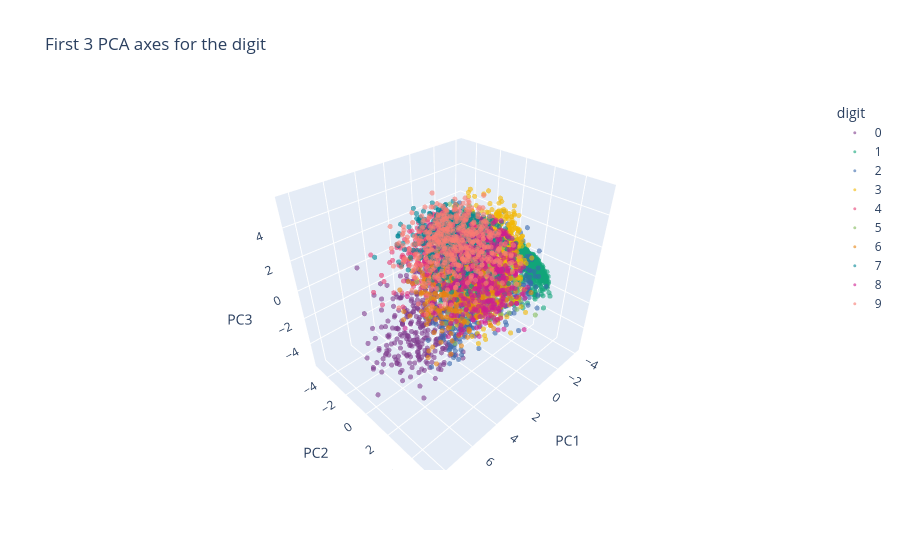

Notebook source saved alongside this figure:
### Code cell
fig = px.scatter_3d(plot3d_pca, x='PC1', y='PC2', z='PC3', color='digit',
                    color_discrete_sequence=px.colors.qualitative.Bold,
                    opacity=0.6, height=550,
                    title="First 3 PCA axes for the digit")

fig.update_traces(marker = dict(size=3))
fig.show()

### Figure 1 — Plotly figure (JSON) as saved in the notebook; plotly's stock layout.template omitted (floating-point values rounded to 4 significant figures; data arrays with more than 128 entries replaced by an {"elided": "..."} marker saying what was removed)
{"data": [{"hovertemplate": "digit=0<br>PC1=%{x}<br>PC2=%{y}<br>PC3=%{z}<extra></extra>", "legendgroup": "0", "marker": {"color": "rgb(127, 60, 141)", "opacity": 0.6, "size": 3, "symbol": "circle"}, "mode": "markers", "name": "0", "scene": "scene", "showlegend": true, "type": "scatter3d", "x": {"elided": "490 float values"}, "y": {"elided": "490 float values"}, "z": {"elided": "490 float values"}}, {"hovertemplate": "digit=1<br>PC1=%{x}<br>PC2=%{y}<br>PC3=%{z}<extra></extra>", "legendgroup": "1", "marker": {"color": "rgb(17, 165, 121)", "opacity": 0.6, "size": 3, "symbol": "circle"}, "mode": "markers", "name": "1", "scene": "scene", "showlegend": true, "type": "scatter3d", "x": {"elided": "595 float values"}, "y": {"elided": "595 float values"}, "z": {"elided": "595 float values"}}, {"hovertemplate": "digit=2<br>PC1=%{x}<br>PC2=%{y}<br>PC3=%{z}<extra></extra>", "legendgroup": "2", "marker": {"color": "rgb(57, 105, 172)", "opacity": 0.6, "size": 3, "symbol": "circle"}, "mode": "markers", "name": "2", "scene": "scene", "showlegend": true, "type": "scatter3d", "x": {"elided": "485 float values"}, "y": {"elided": "485 float values"}, "z": {"elided": "485 float values"}}, {"hovertemplate": "digit=3<br>PC1=%{x}<br>PC2=%{y}<br>PC3=%{z}<extra></extra>", "legendgroup": "3", "marker": {"color": "rgb(242, 183, 1)", "opacity": 0.6, "size": 3, "symbol": "circle"}, "mode": "markers", "name": "3", "scene": "scene", "showlegend": true, "type": "scatter3d", "x": {"elided": "529 float values"}, "y": {"elided": "529 float values"}, "z": {"elided": "529 float values"}}, {"hovertemplate": "digit=4<br>PC1=%{x}<br>PC2=%{y}<br>PC3=%{z}<extra></extra>", "legendgroup": "4", "marker": {"color": "rgb(231, 63, 116)", "opacity": 0.6, "size": 3, "symbol": "circle"}, "mode": "markers", "name": "4", "scene": "scene", "showlegend": true, "type": "scatter3d", "x": {"elided": "476 float values"}, "y": {"elided": "476 float values"}, "z": {"elided": "476 float values"}}, {"hovertemplate": "digit=5<br>PC1=%{x}<br>PC2=%{y}<br>PC3=%{z}<extra></extra>", "legendgroup": "5", "marker": {"color": "rgb(128, 186, 90)", "opacity": 0.6, "size": 3, "symbol": "circle"}, "mode": "markers", "name": "5", "scene": "scene", "showlegend": true, "type": "scatter3d", "x": {"elided": "476 float values"}, "y": {"elided": "476 float values"}, "z": {"elided": "476 float values"}}, {"hovertemplate": "digit=6<br>PC1=%{x}<br>PC2=%{y}<br>PC3=%{z}<extra></extra>", "legendgroup": "6", "marker": {"color": "rgb(230, 131, 16)", "opacity": 0.6, "size": 3, "symbol": "circle"}, "mode": "markers", "name": "6", "scene": "scene", "showlegend": true, "type": "scatter3d", "x": {"elided": "461 float values"}, "y": {"elided": "461 float values"}, "z": {"elided": "461 float values"}}, {"hovertemplate": "digit=7<br>PC1=%{x}<br>PC2=%{y}<br>PC3=%{z}<extra></extra>", "legendgroup": "7", "marker": {"color": "rgb(0, 134, 149)", "opacity": 0.6, "size": 3, "symbol": "circle"}, "mode": "markers", "name": "7", "scene": "scene", "showlegend": true, "type": "scatter3d", "x": {"elided": "555 float values"}, "y": {"elided": "555 float values"}, "z": {"elided": "555 float values"}}, {"hovertemplate": "digit=8<br>PC1=%{x}<br>PC2=%{y}<br>PC3=%{z}<extra></extra>", "legendgroup": "8", "marker": {"color": "rgb(207, 28, 144)", "opacity": 0.6, "size": 3, "symbol": "circle"}, "mode": "markers", "name": "8", "scene": "scene", "showlegend": true, "type": "scatter3d", "x": {"elided": "448 float values"}, "y": {"elided": "448 float values"}, "z": {"elided": "448 float values"}}, {"hovertemplate": "digit=9<br>PC1=%{x}<br>PC2=%{y}<br>PC3=%{z}<extra></extra>", "legendgroup": "9", "marker": {"color": "rgb(249, 123, 114)", "opacity": 0.6, "size": 3, "symbol": "circle"}, "mode": "markers", "name": "9", "scene": "scene", "showlegend": true, "type": "scatter3d", "x": {"elided": "485 float values"}, "y": {"elided": "485 float values"}, "z": {"elided": "485 float values"}}], "layout": {"height": 550, "legend": {"title": {"text": "digit"}, "tracegroupgap": 0}, "scene": {"domain": {"x": [0, 1], "y": [0, 1]}, "xaxis": {"title": {"text": "PC1"}}, "yaxis": {"title": {"text": "PC2"}}, "zaxis": {"title": {"text": "PC3"}}}, "title": {"text": "First 3 PCA axes for the digit"}}}
